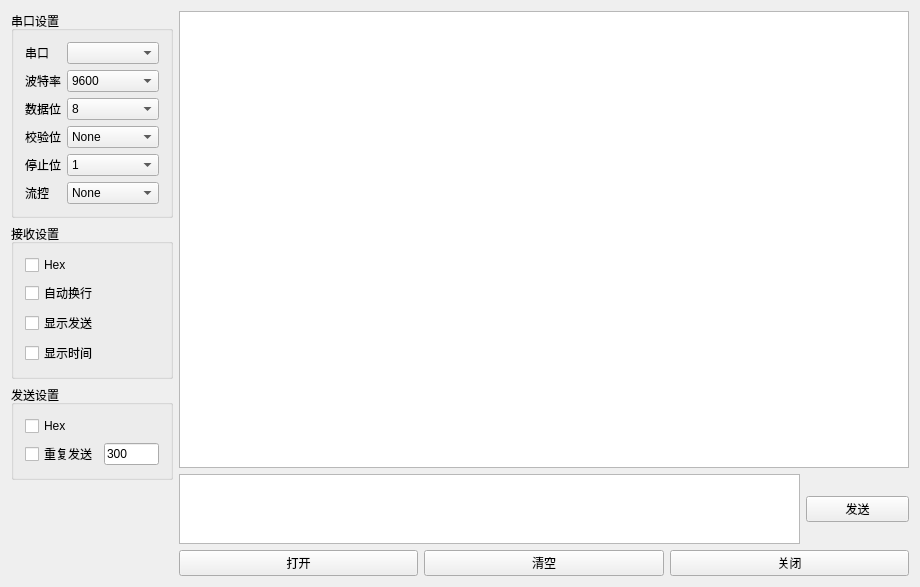
<?xml version="1.0" encoding="UTF-8"?>
<ui version="4.0">
 <class>Widget</class>
 <widget class="QWidget" name="Widget">
  <property name="geometry">
   <rect>
    <x>0</x>
    <y>0</y>
    <width>920</width>
    <height>587</height>
   </rect>
  </property>
  <property name="windowTitle">
   <string>Widget</string>
  </property>
  <layout class="QGridLayout" name="gridLayout_4" columnstretch="2,9">
   <item row="0" column="0">
    <layout class="QVBoxLayout" name="verticalLayout">
     <item>
      <widget class="QGroupBox" name="groupBox">
       <property name="title">
        <string>串口设置</string>
       </property>
       <layout class="QGridLayout" name="gridLayout" columnstretch="3,8" columnminimumwidth="0,0">
        <item row="0" column="0">
         <widget class="QLabel" name="label">
          <property name="text">
           <string>串口</string>
          </property>
         </widget>
        </item>
        <item row="0" column="1">
         <widget class="QComboBox" name="portCB"/>
        </item>
        <item row="1" column="0">
         <widget class="QLabel" name="label_2">
          <property name="text">
           <string>波特率</string>
          </property>
         </widget>
        </item>
        <item row="1" column="1">
         <widget class="QComboBox" name="baudRateCb">
          <item>
           <property name="text">
            <string>9600</string>
           </property>
          </item>
          <item>
           <property name="text">
            <string>38400</string>
           </property>
          </item>
          <item>
           <property name="text">
            <string>74880</string>
           </property>
          </item>
          <item>
           <property name="text">
            <string>115200</string>
           </property>
          </item>
         </widget>
        </item>
        <item row="2" column="0">
         <widget class="QLabel" name="label_3">
          <property name="text">
           <string>数据位</string>
          </property>
         </widget>
        </item>
        <item row="2" column="1">
         <widget class="QComboBox" name="dataBitsCb">
          <item>
           <property name="text">
            <string>8</string>
           </property>
          </item>
          <item>
           <property name="text">
            <string>7</string>
           </property>
          </item>
          <item>
           <property name="text">
            <string>6</string>
           </property>
          </item>
          <item>
           <property name="text">
            <string>5</string>
           </property>
          </item>
         </widget>
        </item>
        <item row="3" column="0">
         <widget class="QLabel" name="label_5">
          <property name="text">
           <string>校验位</string>
          </property>
         </widget>
        </item>
        <item row="3" column="1">
         <widget class="QComboBox" name="parityBitsCb">
          <item>
           <property name="text">
            <string>None</string>
           </property>
          </item>
          <item>
           <property name="text">
            <string>Odd</string>
           </property>
          </item>
          <item>
           <property name="text">
            <string>Even</string>
           </property>
          </item>
          <item>
           <property name="text">
            <string>Mark</string>
           </property>
          </item>
          <item>
           <property name="text">
            <string>Space</string>
           </property>
          </item>
         </widget>
        </item>
        <item row="4" column="0">
         <widget class="QLabel" name="label_4">
          <property name="text">
           <string>停止位</string>
          </property>
         </widget>
        </item>
        <item row="4" column="1">
         <widget class="QComboBox" name="stopBitsCb">
          <item>
           <property name="text">
            <string>1</string>
           </property>
          </item>
          <item>
           <property name="text">
            <string>1.5</string>
           </property>
          </item>
          <item>
           <property name="text">
            <string>2</string>
           </property>
          </item>
         </widget>
        </item>
        <item row="5" column="0">
         <widget class="QLabel" name="label_6">
          <property name="text">
           <string>流控</string>
          </property>
         </widget>
        </item>
        <item row="5" column="1">
         <widget class="QComboBox" name="comboBox_5">
          <item>
           <property name="text">
            <string>None</string>
           </property>
          </item>
          <item>
           <property name="text">
            <string>RTS/CTS</string>
           </property>
          </item>
          <item>
           <property name="text">
            <string>XON/XOFF</string>
           </property>
          </item>
         </widget>
        </item>
       </layout>
      </widget>
     </item>
     <item>
      <widget class="QGroupBox" name="groupBox_2">
       <property name="title">
        <string>接收设置</string>
       </property>
       <layout class="QGridLayout" name="gridLayout_2">
        <item row="0" column="0">
         <widget class="QCheckBox" name="HexFlagCb">
          <property name="text">
           <string>Hex</string>
          </property>
         </widget>
        </item>
        <item row="1" column="0">
         <widget class="QCheckBox" name="autoLinefeedCb">
          <property name="text">
           <string>自动换行</string>
          </property>
         </widget>
        </item>
        <item row="2" column="0">
         <widget class="QCheckBox" name="showSendCb">
          <property name="text">
           <string>显示发送</string>
          </property>
         </widget>
        </item>
        <item row="3" column="0">
         <widget class="QCheckBox" name="showTimeCb">
          <property name="text">
           <string>显示时间</string>
          </property>
         </widget>
        </item>
       </layout>
      </widget>
     </item>
     <item>
      <widget class="QGroupBox" name="groupBox_3">
       <property name="title">
        <string>发送设置</string>
       </property>
       <layout class="QGridLayout" name="gridLayout_3">
        <item row="0" column="0">
         <widget class="QCheckBox" name="checkBox_5">
          <property name="text">
           <string>Hex</string>
          </property>
         </widget>
        </item>
        <item row="1" column="0">
         <layout class="QHBoxLayout" name="horizontalLayout">
          <item>
           <widget class="QCheckBox" name="autoSendCb">
            <property name="text">
             <string>重复发送</string>
            </property>
           </widget>
          </item>
          <item>
           <widget class="QLineEdit" name="autoSendTimeEdit">
            <property name="text">
             <string>300</string>
            </property>
           </widget>
          </item>
         </layout>
        </item>
       </layout>
      </widget>
     </item>
     <item>
      <spacer name="verticalSpacer">
       <property name="orientation">
        <enum>Qt::Vertical</enum>
       </property>
       <property name="sizeHint" stdset="0">
        <size>
         <width>20</width>
         <height>40</height>
        </size>
       </property>
      </spacer>
     </item>
    </layout>
   </item>
   <item row="0" column="1">
    <layout class="QVBoxLayout" name="verticalLayout_2" stretch="7,1,1">
     <item>
      <widget class="QTextEdit" name="recvEdit"/>
     </item>
     <item>
      <layout class="QHBoxLayout" name="horizontalLayout_3" stretch="6,1">
       <item>
        <widget class="QTextEdit" name="sendEdit"/>
       </item>
       <item>
        <widget class="QPushButton" name="sendBt">
         <property name="text">
          <string>发送</string>
         </property>
        </widget>
       </item>
      </layout>
     </item>
     <item>
      <layout class="QHBoxLayout" name="horizontalLayout_2">
       <item>
        <widget class="QPushButton" name="openBt">
         <property name="text">
          <string>打开</string>
         </property>
        </widget>
       </item>
       <item>
        <widget class="QPushButton" name="clearBt">
         <property name="text">
          <string>清空</string>
         </property>
        </widget>
       </item>
       <item>
        <widget class="QPushButton" name="closeBt">
         <property name="text">
          <string>关闭</string>
         </property>
        </widget>
       </item>
      </layout>
     </item>
    </layout>
   </item>
  </layout>
 </widget>
 <layoutdefault spacing="6" margin="11"/>
 <resources/>
 <connections/>
</ui>
